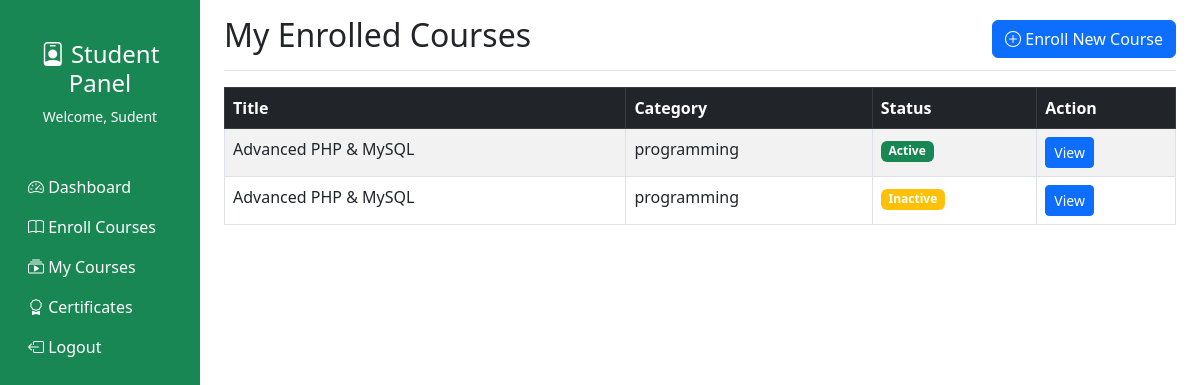
The page /student/view_courses.php (signed in) on the database its author committed.
### tables this page shows
CREATE TABLE `users` (
  `id` int(11) NOT NULL,
  `full_name` varchar(100) NOT NULL,
  `dob` date DEFAULT NULL,
  `email` varchar(150) NOT NULL,
  `phone` varchar(20) NOT NULL,
  `password` varchar(255) NOT NULL,
  `user_type` enum('student','instructor','admin','parents') NOT NULL,
  `profile` varchar(255) DEFAULT NULL,
  `terms_accepted` tinyint(1) DEFAULT 0,
  `status` enum('active','inactive','blocked') DEFAULT 'active',
  `created_at` timestamp NOT NULL DEFAULT current_timestamp(),
  `updated_at` timestamp NOT NULL DEFAULT current_timestamp() ON UPDATE current_timestamp()
);

CREATE TABLE `course_enrollments` (
  `id` int(11) NOT NULL,
  `fkstudentID` int(11) NOT NULL,
  `fkcourseID` int(11) NOT NULL,
  `enrolled_at` timestamp NOT NULL DEFAULT current_timestamp(),
  `progress` decimal(5,2) DEFAULT 0.00,
  `enStatus` varchar(255) NOT NULL
);

CREATE TABLE `courses` (
  `id` int(11) NOT NULL,
  `fkteacherID` int(11) DEFAULT NULL,
  `title` varchar(255) NOT NULL,
  `category` varchar(100) NOT NULL,
  `difficulty` enum('beginner','intermediate','advanced') NOT NULL,
  `price` decimal(10,2) NOT NULL,
  `duration_weeks` int(11) NOT NULL,
  `description` text NOT NULL,
  `learning_objectives` text DEFAULT NULL,
  `thumbnail` varchar(255) NOT NULL,
  `intro_video` varchar(255) DEFAULT NULL,
  `materials` text DEFAULT NULL,
  `scorm_enabled` tinyint(1) DEFAULT 0,
  `status` enum('pending','approved','rejected') DEFAULT 'pending',
  `created_at` timestamp NOT NULL DEFAULT current_timestamp()
);

### student/auth.php (called while the page is built, shortened)
<?php
if (!isset($_SESSION['authemail']) AND !isset($_SESSION['authemail']) AND $_SESSION['user_types']!='teacher' ) {
	header('location:../index.php');
}else {
	require_once 'db.php';
	$stquery = "SELECT * FROM users WHERE email =  '$_SESSION[authemail]' ";
	$stdata = mysqli_fetch_assoc(mysqli_query($conn, $stquery));
	$userid =  $stdata['id'];
	$full_name =  $stdata['full_name'];
}
?>

### student/view_courses.php (the view, shortened to what this page needs)
<?php
require_once 'header.php';
require_once 'db.php';
$student_id = $userid;
$enrolled_courses = mysqli_query($conn,"
    SELECT c.id, c.title, c.category, ce.enStatus
    FROM course_enrollments ce
    INNER JOIN courses c ON ce.fkcourseID = c.id
    WHERE ce.fkstudentID = '$student_id'
    ORDER BY ce.enrolled_at DESC
");
?>
<main class="col-md-9 ms-sm-auto col-lg-10 px-md-4">
    <div class="d-flex justify-content-between align-items-center pt-3 pb-2 mb-3 border-bottom">
        <h1 class="h2">My Enrolled Courses</h1>
        <a href="enroll_courses.php" class="btn btn-primary">
            <i class="bi bi-plus-circle"></i> Enroll New Course
        </a>
    </div>
    <div class="table-responsive">
        <table class="table table-striped table-bordered">
            <thead class="table-dark">
                <tr>
                    <th>Title</th>
                    <th>Category</th>
                    <th>Status</th>
                    <th>Action</th>
                </tr>
            </thead>
            <tbody>
                <?php if(mysqli_num_rows($enrolled_courses) > 0): ?>
                    <?php while($course = mysqli_fetch_assoc($enrolled_courses)): ?>
                    <tr>
                        <td><?= htmlspecialchars($course['title']) ?></td>
                        <td><?= htmlspecialchars($course['category']) ?></td>
                        <td>
                            <span class="badge bg-<?= $course['enStatus']=='active'?'success':'warning' ?>">
                                <?= ucfirst($course['enStatus']) ?>
                            </span>
                        </td>
                        <td>
                            <a href="my_courses.php?course_id=<?= $course['id'] ?>" class="btn btn-sm btn-primary">
                                View
                            </a>
                        </td>
                    </tr>
                    <?php endwhile; ?>
                <?php else: ?>
                    <tr>
                        <td colspan="4" class="text-center">No enrolled courses found.</td>
                    </tr>
                <?php endif; ?>
            </tbody>
        </table>
    </div>
</main>

### student/header.php (shortened to what this page needs)
<?php require_once 'auth.php' ?>
<!DOCTYPE html>
<html lang="en">
<head>
    <link href="https://cdn.jsdelivr.net/npm/bootstrap@5.3.0-alpha1/dist/css/bootstrap.min.css" rel="stylesheet">
    <link rel="stylesheet" href="https://cdn.jsdelivr.net/npm/bootstrap-icons@1.8.1/font/bootstrap-icons.css">
</head>
<body>
    <div class="container-fluid">
        <div class="row">
            <nav class="col-md-3 col-lg-2 d-md-block bg-success sidebar min-vh-100">
                <div class="position-sticky pt-3">
                    <div class="text-center py-4">
                        <h4 class="text-white"><i class="bi bi-person-badge"></i> Student Panel</h4>
                        <p class="text-light small">Welcome, <?php echo $full_name ?></p>
                    </div>
                    <ul class="nav flex-column">
                        <li class="nav-item">
                            <a class="nav-link active text-white" href="index.php">
                                <i class="bi bi-speedometer2"></i> Dashboard
                            </a>
                        </li>
                        <li class="nav-item">
                            <a class="nav-link text-white" href="enroll_courses.php">
                                <i class="bi bi-book"></i> Enroll Courses
                            </a>
                        </li>
                        <li class="nav-item">
                            <a class="nav-link text-white" href="view_courses.php">
                                <i class="bi bi-collection-play"></i> My Courses
                            </a>
                        </li>
                        <li class="nav-item">
                            <a class="nav-link text-white" href="certificates.php">
                                <i class="bi bi-award"></i> Certificates
                            </a>
                        </li>
                        <li class="nav-item">
                            <a class="nav-link text-white" href="logout.php">
                                <i class="bi bi-box-arrow-left"></i> Logout
                            </a>
                        </li>
                    </ul>
                </div>
            </nav>

### rows shown on the page
users: full_name "Sudent"
course_enrollments: fkcourseID.title "Advanced PHP & MySQL", fkcourseID.category "programming", enStatus "Active"
course_enrollments: fkcourseID.title "Advanced PHP & MySQL", fkcourseID.category "programming", enStatus "Inactive"
